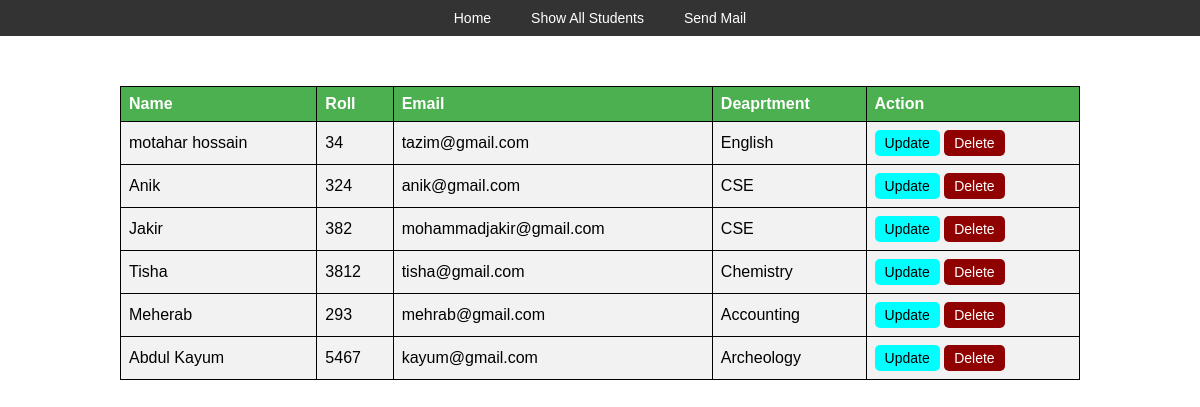
The page /showAllStudents on the database as committed earlier.
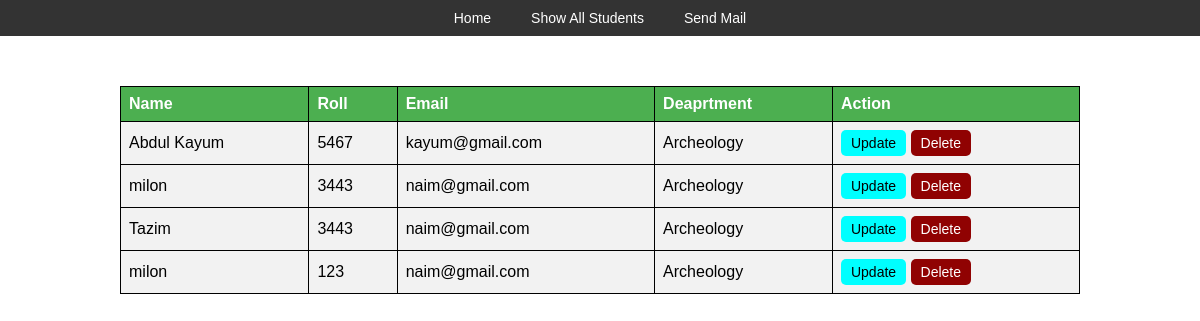
The same page on the database as committed later.
### FormApp/models.py (models this page shows, shortened)
class Student(models.Model):
    name = models.CharField(max_length=100)
    roll = models.CharField(max_length=20, null=True, validators=[validate_roll])
    email = models.EmailField(max_length=100, null=True)
    department = models.CharField(max_length=20, null=True)

### FormApp/views.py (the view)
# urls.py: path('showAllStudents',views.showAllStudents, name='showAllStudents'),
def showAllStudents(request):
    students = Student.objects.all()
    return render(request, 'FormApp/showAllStudents.html', {'students': students})

### FormApp/templates/FormApp/showAllStudents.html (shortened to what this page needs)
{% extends 'FormApp/navigationBar.html' %}
{% block content %}
<html lang="en">
<head>
      {% load static %}
     <link rel="stylesheet" href="{% static 'FormApp/css/allStudentPage.css' %}">
</head>
<body>
  <table>
     <thead>
          <td><b>Name</b></td>
          <td><b>Roll</b></td>
          <td><b>Email</b></td>
          <td><b>Deaprtment</b></td>
          <td><b>Action</b></td>
     </thead>
 {% for student in students %}
<tbody>
<td> {{student.name}}</td>
<td> {{student.roll}}</td>
<td> {{student.email}}</td>
<td>{{student.department}}</td>
<td>
    <a href="{% url 'updateStudent' student.id %}">
    <button style="background: aqua ; border: none" type="button">Update</button>
    </a>
    <a href="{% url 'deleteStudent' student.id %}" onclick="return confirm('Are you sure you want to delete this student?');">
    <button style="background: #900202; border: none; color: white">Delete</button>
</a>
</td>
</tbody>
{% endfor %}
  </table>
</body>
</html>
{% endblock %}

Rows that differ between the two databases and show on the page:
removed Student: name "motahar hossain", roll "34", email "tazim@gmail.com", department "English"
removed Student: name "Anik", roll "324", email "anik@gmail.com", department "CSE"
removed Student: name "Jakir", roll "382", email "mohammadjakir@gmail.com", department "CSE"
removed Student: name "Tisha", roll "3812", email "tisha@gmail.com", department "Chemistry"
removed Student: name "Meherab", roll "293", email "mehrab@gmail.com", department "Accounting"
added Student: name "milon", roll "3443", email "naim@gmail.com", department "Archeology"
added Student: name "Tazim", roll "3443", email "naim@gmail.com", department "Archeology"
added Student: name "milon", roll "123", email "naim@gmail.com", department "Archeology"
